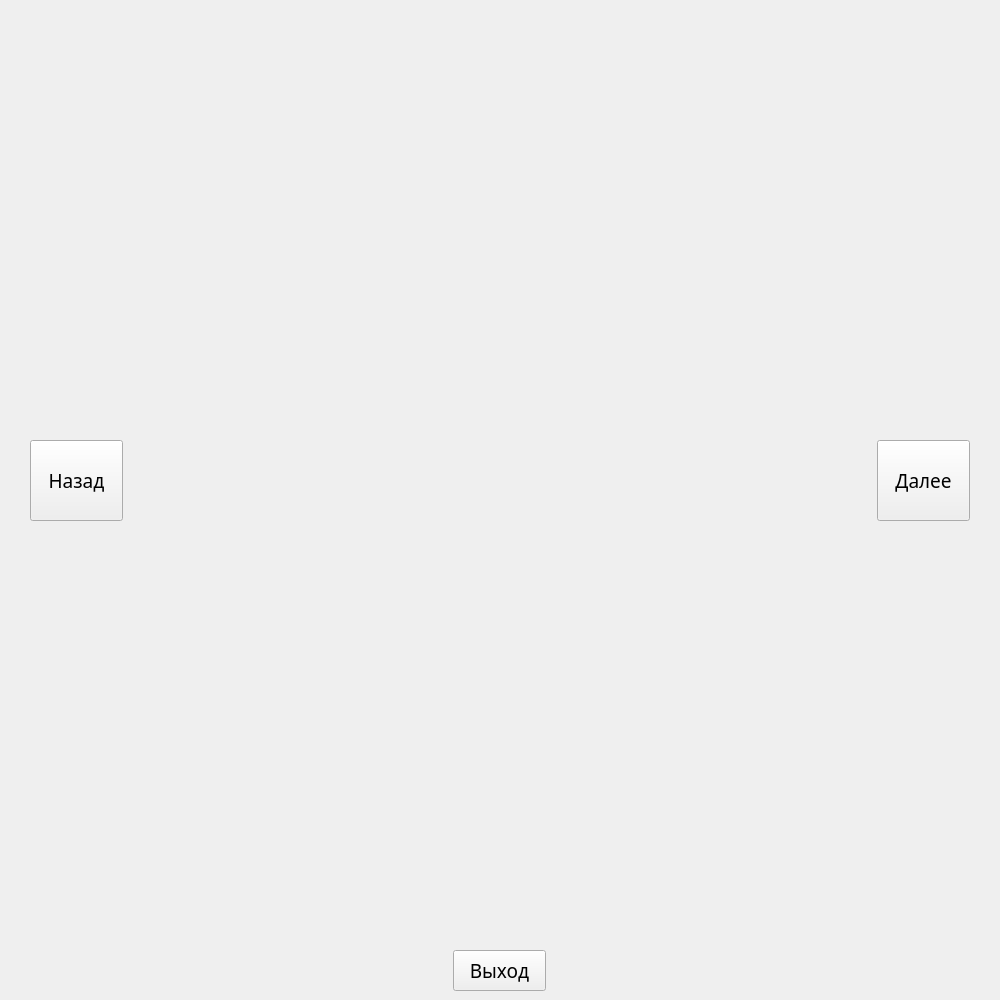
<?xml version="1.0" encoding="UTF-8"?>
<ui version="4.0">
 <class>help</class>
 <widget class="QWidget" name="help">
  <property name="geometry">
   <rect>
    <x>0</x>
    <y>0</y>
    <width>1000</width>
    <height>1000</height>
   </rect>
  </property>
  <property name="minimumSize">
   <size>
    <width>1000</width>
    <height>1000</height>
   </size>
  </property>
  <property name="maximumSize">
   <size>
    <width>1000</width>
    <height>1000</height>
   </size>
  </property>
  <property name="font">
   <font>
    <family>Sitka Heading</family>
    <pointsize>14</pointsize>
   </font>
  </property>
  <property name="windowTitle">
   <string>Руководство пользователя</string>
  </property>
  <widget class="QLabel" name="label">
   <property name="geometry">
    <rect>
     <x>150</x>
     <y>5</y>
     <width>700</width>
     <height>980</height>
    </rect>
   </property>
   <property name="minimumSize">
    <size>
     <width>700</width>
     <height>980</height>
    </size>
   </property>
   <property name="maximumSize">
    <size>
     <width>700</width>
     <height>980</height>
    </size>
   </property>
   <property name="text">
    <string/>
   </property>
  </widget>
  <widget class="QPushButton" name="STOP">
   <property name="geometry">
    <rect>
     <x>30</x>
     <y>440</y>
     <width>93</width>
     <height>81</height>
    </rect>
   </property>
   <property name="text">
    <string>Назад</string>
   </property>
  </widget>
  <widget class="QPushButton" name="GO">
   <property name="geometry">
    <rect>
     <x>877</x>
     <y>440</y>
     <width>93</width>
     <height>81</height>
    </rect>
   </property>
   <property name="text">
    <string>Далее</string>
   </property>
  </widget>
  <widget class="QPushButton" name="ex">
   <property name="geometry">
    <rect>
     <x>453</x>
     <y>950</y>
     <width>93</width>
     <height>41</height>
    </rect>
   </property>
   <property name="text">
    <string>Выход</string>
   </property>
  </widget>
 </widget>
 <resources/>
 <connections/>
</ui>
